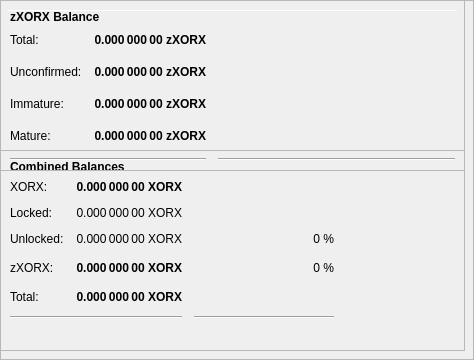
        <widget class="QFrame" name="frameObfuscation">
         <property name="minimumSize">
          <size>
           <width>0</width>
           <height>350</height>
          </size>
         </property>
         <property name="layoutDirection">
          <enum>Qt::LeftToRight</enum>
         </property>
         <property name="frameShape">
          <enum>QFrame::StyledPanel</enum>
         </property>
         <property name="frameShadow">
          <enum>QFrame::Raised</enum>
         </property>
         <widget class="QPushButton" name="runAutoDenom">
          <property name="geometry">
           <rect>
            <x>251</x>
            <y>17</y>
            <width>1</width>
            <height>1</height>
           </rect>
          </property>
          <property name="palette">
           <palette>
            <active>
             <colorrole role="WindowText">
              <brush brushstyle="SolidPattern">
               <color alpha="255">
                <red>0</red>
                <green>0</green>
                <blue>0</blue>
               </color>
              </brush>
             </colorrole>
             <colorrole role="Button">
              <brush brushstyle="SolidPattern">
               <color alpha="255">
                <red>239</red>
                <green>238</green>
                <blue>238</blue>
               </color>
              </brush>
             </colorrole>
             <colorrole role="Light">
              <brush brushstyle="SolidPattern">
               <color alpha="255">
                <red>255</red>
                <green>255</green>
                <blue>255</blue>
               </color>
              </brush>
             </colorrole>
             <colorrole role="Midlight">
              <brush brushstyle="SolidPattern">
               <color alpha="255">
                <red>247</red>
                <green>246</green>
                <blue>246</blue>
               </color>
              </brush>
             </colorrole>
             <colorrole role="Dark">
              <brush brushstyle="SolidPattern">
               <color alpha="255">
                <red>119</red>
                <green>119</green>
                <blue>119</blue>
               </color>
              </brush>
             </colorrole>
             <colorrole role="Mid">
              <brush brushstyle="SolidPattern">
               <color alpha="255">
                <red>159</red>
                <green>159</green>
                <blue>159</blue>
               </color>
              </brush>
             </colorrole>
             <colorrole role="Text">
              <brush brushstyle="SolidPattern">
               <color alpha="255">
                <red>0</red>
                <green>0</green>
                <blue>0</blue>
               </color>
              </brush>
             </colorrole>
             <colorrole role="BrightText">
              <brush brushstyle="SolidPattern">
               <color alpha="255">
                <red>255</red>
                <green>255</green>
                <blue>255</blue>
               </color>
              </brush>
             </colorrole>
             <colorrole role="ButtonText">
              <brush brushstyle="SolidPattern">
               <color alpha="255">
                <red>0</red>
                <green>0</green>
                <blue>0</blue>
               </color>
              </brush>
             </colorrole>
             <colorrole role="Base">
              <brush brushstyle="SolidPattern">
               <color alpha="255">
                <red>255</red>
                <green>255</green>
                <blue>255</blue>
               </color>
              </brush>
             </colorrole>
             <colorrole role="Window">
              <brush brushstyle="SolidPattern">
               <color alpha="255">
                <red>239</red>
                <green>238</green>
                <blue>238</blue>
               </color>
              </brush>
             </colorrole>
             <colorrole role="Shadow">
              <brush brushstyle="SolidPattern">
               <color alpha="255">
                <red>0</red>
                <green>0</green>
                <blue>0</blue>
               </color>
              </brush>
             </colorrole>
             <colorrole role="AlternateBase">
              <brush brushstyle="SolidPattern">
               <color alpha="255">
                <red>247</red>
                <green>246</green>
                <blue>246</blue>
               </color>
              </brush>
             </colorrole>
             <colorrole role="ToolTipBase">
              <brush brushstyle="SolidPattern">
               <color alpha="255">
                <red>255</red>
                <green>255</green>
                <blue>220</blue>
               </color>
              </brush>
             </colorrole>
             <colorrole role="ToolTipText">
              <brush brushstyle="SolidPattern">
               <color alpha="255">
                <red>0</red>
                <green>0</green>
                <blue>0</blue>
               </color>
              </brush>
             </colorrole>
            </active>
            <inactive>
             <colorrole role="WindowText">
              <brush brushstyle="SolidPattern">
               <color alpha="255">
                <red>0</red>
                <green>0</green>
                <blue>0</blue>
               </color>
              </brush>
             </colorrole>
             <colorrole role="Button">
              <brush brushstyle="SolidPattern">
               <color alpha="255">
                <red>239</red>
                <green>238</green>
                <blue>238</blue>
               </color>
              </brush>
             </colorrole>
             <colorrole role="Light">
              <brush brushstyle="SolidPattern">
               <color alpha="255">
                <red>255</red>
                <green>255</green>
                <blue>255</blue>
               </color>
              </brush>
             </colorrole>
             <colorrole role="Midlight">
              <brush brushstyle="SolidPattern">
               <color alpha="255">
                <red>247</red>
                <green>246</green>
                <blue>246</blue>
               </color>
              </brush>
             </colorrole>
             <colorrole role="Dark">
              <brush brushstyle="SolidPattern">
               <color alpha="255">
                <red>119</red>
                <green>119</green>
                <blue>119</blue>
               </color>
              </brush>
             </colorrole>
             <colorrole role="Mid">
              <brush brushstyle="SolidPattern">
               <color alpha="255">
                <red>159</red>
                <green>159</green>
                <blue>159</blue>
               </color>
              </brush>
             </colorrole>
             <colorrole role="Text">
              <brush brushstyle="SolidPattern">
               <color alpha="255">
                <red>0</red>
                <green>0</green>
                <blue>0</blue>
               </color>
              </brush>
             </colorrole>
             <colorrole role="BrightText">
              <brush brushstyle="SolidPattern">
               <color alpha="255">
                <red>255</red>
                <green>255</green>
                <blue>255</blue>
               </color>
              </brush>
             </colorrole>
             <colorrole role="ButtonText">
              <brush brushstyle="SolidPattern">
               <color alpha="255">
                <red>0</red>
                <green>0</green>
                <blue>0</blue>
               </color>
              </brush>
             </colorrole>
             <colorrole role="Base">
              <brush brushstyle="SolidPattern">
               <color alpha="255">
                <red>255</red>
                <green>255</green>
                <blue>255</blue>
               </color>
              </brush>
             </colorrole>
             <colorrole role="Window">
              <brush brushstyle="SolidPattern">
               <color alpha="255">
                <red>239</red>
                <green>238</green>
                <blue>238</blue>
               </color>
              </brush>
             </colorrole>
             <colorrole role="Shadow">
              <brush brushstyle="SolidPattern">
               <color alpha="255">
                <red>0</red>
                <green>0</green>
                <blue>0</blue>
               </color>
              </brush>
             </colorrole>
             <colorrole role="AlternateBase">
              <brush brushstyle="SolidPattern">
               <color alpha="255">
                <red>247</red>
                <green>246</green>
                <blue>246</blue>
               </color>
              </brush>
             </colorrole>
             <colorrole role="ToolTipBase">
              <brush brushstyle="SolidPattern">
               <color alpha="255">
                <red>255</red>
                <green>255</green>
                <blue>220</blue>
               </color>
              </brush>
             </colorrole>
             <colorrole role="ToolTipText">
              <brush brushstyle="SolidPattern">
               <color alpha="255">
                <red>0</red>
                <green>0</green>
                <blue>0</blue>
               </color>
              </brush>
             </colorrole>
            </inactive>
            <disabled>
             <colorrole role="WindowText">
              <brush brushstyle="SolidPattern">
               <color alpha="255">
                <red>119</red>
                <green>119</green>
                <blue>119</blue>
               </color>
              </brush>
             </colorrole>
             <colorrole role="Button">
              <brush brushstyle="SolidPattern">
               <color alpha="255">
                <red>239</red>
                <green>238</green>
                <blue>238</blue>
               </color>
              </brush>
             </colorrole>
             <colorrole role="Light">
              <brush brushstyle="SolidPattern">
               <color alpha="255">
                <red>255</red>
                <green>255</green>
                <blue>255</blue>
               </color>
              </brush>
             </colorrole>
             <colorrole role="Midlight">
              <brush brushstyle="SolidPattern">
               <color alpha="255">
                <red>247</red>
                <green>246</green>
                <blue>246</blue>
               </color>
              </brush>
             </colorrole>
             <colorrole role="Dark">
              <brush brushstyle="SolidPattern">
               <color alpha="255">
                <red>119</red>
                <green>119</green>
                <blue>119</blue>
               </color>
              </brush>
             </colorrole>
             <colorrole role="Mid">
              <brush brushstyle="SolidPattern">
               <color alpha="255">
                <red>159</red>
                <green>159</green>
                <blue>159</blue>
               </color>
              </brush>
             </colorrole>
             <colorrole role="Text">
              <brush brushstyle="SolidPattern">
               <color alpha="255">
                <red>119</red>
                <green>119</green>
                <blue>119</blue>
               </color>
              </brush>
             </colorrole>
             <colorrole role="BrightText">
              <brush brushstyle="SolidPattern">
               <color alpha="255">
                <red>255</red>
                <green>255</green>
                <blue>255</blue>
               </color>
              </brush>
             </colorrole>
             <colorrole role="ButtonText">
              <brush brushstyle="SolidPattern">
               <color alpha="255">
                <red>119</red>
                <green>119</green>
                <blue>119</blue>
               </color>
              </brush>
             </colorrole>
             <colorrole role="Base">
              <brush brushstyle="SolidPattern">
               <color alpha="255">
                <red>239</red>
                <green>238</green>
                <blue>238</blue>
               </color>
              </brush>
             </colorrole>
             <colorrole role="Window">
              <brush brushstyle="SolidPattern">
               <color alpha="255">
                <red>239</red>
                <green>238</green>
                <blue>238</blue>
               </color>
              </brush>
             </colorrole>
             <colorrole role="Shadow">
              <brush brushstyle="SolidPattern">
               <color alpha="255">
                <red>0</red>
                <green>0</green>
                <blue>0</blue>
               </color>
              </brush>
             </colorrole>
             <colorrole role="AlternateBase">
              <brush brushstyle="SolidPattern">
               <color alpha="255">
                <red>239</red>
                <green>238</green>
                <blue>238</blue>
               </color>
              </brush>
             </colorrole>
             <colorrole role="ToolTipBase">
              <brush brushstyle="SolidPattern">
               <color alpha="255">
                <red>255</red>
                <green>255</green>
                <blue>220</blue>
               </color>
              </brush>
             </colorrole>
             <colorrole role="ToolTipText">
              <brush brushstyle="SolidPattern">
               <color alpha="255">
                <red>0</red>
                <green>0</green>
                <blue>0</blue>
               </color>
              </brush>
             </colorrole>
            </disabled>
           </palette>
          </property>
          <property name="focusPolicy">
           <enum>Qt::NoFocus</enum>
          </property>
          <property name="autoFillBackground">
           <bool>true</bool>
          </property>
          <property name="text">
           <string/>
          </property>
          <property name="flat">
           <bool>true</bool>
          </property>
         </widget>
         <widget class="Line" name="line">
          <property name="geometry">
           <rect>
            <x>7</x>
            <y>10</y>
            <width>451</width>
            <height>1</height>
           </rect>
          </property>
          <property name="orientation">
           <enum>Qt::Horizontal</enum>
          </property>
         </widget>
         <widget class="QFrame" name="frame_3">
          <property name="geometry">
           <rect>
            <x>0</x>
            <y>150</y>
            <width>465</width>
            <height>201</height>
           </rect>
          </property>
          <property name="frameShape">
           <enum>QFrame::StyledPanel</enum>
          </property>
          <property name="frameShadow">
           <enum>QFrame::Raised</enum>
          </property>
          <layout class="QVBoxLayout" name="verticalLayout_5">
           <item>
            <layout class="QHBoxLayout" name="horizontalLayout_5" stretch="0">
             <item>
              <widget class="QLabel" name="label_5z">
               <property name="maximumSize">
                <size>
                 <width>16777215</width>
                 <height>20</height>
                </size>
               </property>
               <property name="font">
                <font>
                 <weight>75</weight>
                 <bold>true</bold>
                </font>
               </property>
               <property name="toolTip">
                <string>Combined Balances (including unconfirmed and immature coins)</string>
               </property>
               <property name="text">
                <string>&lt;html&gt;&lt;head/&gt;&lt;body&gt;&lt;p&gt;Combined Balances&lt;/p&gt;&lt;/body&gt;&lt;/html&gt;</string>
               </property>
              </widget>
             </item>
            </layout>
           </item>
           <item>
            <layout class="QGridLayout" name="gridLayout_3">
             <property name="spacing">
              <number>12</number>
             </property>
             <item row="7" column="0" colspan="2">
              <widget class="Line" name="lineSpendableBalance_3">
               <property name="orientation">
                <enum>Qt::Horizontal</enum>
               </property>
              </widget>
             </item>
             <item row="7" column="2">
              <widget class="Line" name="lineWatchBalance_3">
               <property name="sizePolicy">
                <sizepolicy hsizetype="Preferred" vsizetype="Fixed">
                 <horstretch>0</horstretch>
                 <verstretch>0</verstretch>
                </sizepolicy>
               </property>
               <property name="minimumSize">
                <size>
                 <width>140</width>
                 <height>0</height>
                </size>
               </property>
               <property name="orientation">
                <enum>Qt::Horizontal</enum>
               </property>
              </widget>
             </item>
             <item row="4" column="1">
              <widget class="QLabel" name="labelzBalancez">
               <property name="font">
                <font>
                 <weight>75</weight>
                 <bold>true</bold>
                </font>
               </property>
               <property name="cursor">
                <cursorShape>IBeamCursor</cursorShape>
               </property>
               <property name="toolTip">
                <string>Total of transactions that have yet to be confirmed, and do not yet count toward the spendable balance</string>
               </property>
               <property name="text">
                <string notr="true">0.000 000 00 XORX</string>
               </property>
               <property name="alignment">
                <set>Qt::AlignRight|Qt::AlignTrailing|Qt::AlignVCenter</set>
               </property>
               <property name="textInteractionFlags">
                <set>Qt::LinksAccessibleByMouse|Qt::TextSelectableByKeyboard|Qt::TextSelectableByMouse</set>
               </property>
              </widget>
             </item>
             <item row="6" column="1">
              <widget class="QLabel" name="labelTotalz">
               <property name="font">
                <font>
                 <weight>75</weight>
                 <bold>true</bold>
                </font>
               </property>
               <property name="cursor">
                <cursorShape>IBeamCursor</cursorShape>
               </property>
               <property name="toolTip">
                <string>Total Balance, including unconfirmed and immature coins.</string>
               </property>
               <property name="text">
                <string notr="true">0.000 000 00 XORX</string>
               </property>
               <property name="alignment">
                <set>Qt::AlignRight|Qt::AlignTrailing|Qt::AlignVCenter</set>
               </property>
               <property name="textInteractionFlags">
                <set>Qt::LinksAccessibleByMouse|Qt::TextSelectableByKeyboard|Qt::TextSelectableByMouse</set>
               </property>
              </widget>
             </item>
             <item row="4" column="3">
              <spacer name="horizontalSpacer_6">
               <property name="orientation">
                <enum>Qt::Horizontal</enum>
               </property>
               <property name="sizeHint" stdset="0">
                <size>
                 <width>40</width>
                 <height>20</height>
                </size>
               </property>
              </spacer>
             </item>
             <item row="6" column="0">
              <widget class="QLabel" name="labelTotalTextz">
               <property name="text">
                <string>Total:</string>
               </property>
              </widget>
             </item>
             <item row="1" column="0">
              <widget class="QLabel" name="labelBalanceTextz">
               <property name="text">
                <string>XORX:</string>
               </property>
              </widget>
             </item>
             <item row="1" column="1">
              <widget class="QLabel" name="labelBalancez">
               <property name="font">
                <font>
                 <weight>75</weight>
                 <bold>true</bold>
                </font>
               </property>
               <property name="cursor">
                <cursorShape>IBeamCursor</cursorShape>
               </property>
               <property name="toolTip">
                <string>Your current spendable balance</string>
               </property>
               <property name="text">
                <string notr="true">0.000 000 00 XORX</string>
               </property>
               <property name="alignment">
                <set>Qt::AlignRight|Qt::AlignTrailing|Qt::AlignVCenter</set>
               </property>
               <property name="textInteractionFlags">
                <set>Qt::LinksAccessibleByMouse|Qt::TextSelectableByKeyboard|Qt::TextSelectableByMouse</set>
               </property>
              </widget>
             </item>
             <item row="4" column="0">
              <widget class="QLabel" name="labelzBalanceTextz">
               <property name="toolTip">
                <string/>
               </property>
               <property name="text">
                <string>zXORX:</string>
               </property>
              </widget>
             </item>
             <item row="4" column="2">
              <widget class="QLabel" name="labelzXORXPercent">
               <property name="toolTip">
                <string>Current percentage of zXORX.
If AutoMint is enabled this percentage will settle around the configured AutoMint percentage (default = 10%)</string>
               </property>
               <property name="text">
                <string>0 %</string>
               </property>
               <property name="alignment">
                <set>Qt::AlignRight|Qt::AlignTrailing|Qt::AlignVCenter</set>
               </property>
              </widget>
             </item>
             <item row="6" column="2">
              <widget class="QLabel" name="label100Percent">
               <property name="text">
                <string/>
               </property>
               <property name="alignment">
                <set>Qt::AlignRight|Qt::AlignTrailing|Qt::AlignVCenter</set>
               </property>
              </widget>
             </item>
             <item row="2" column="1">
              <widget class="QLabel" name="labelLockedBalance">
               <property name="toolTip">
                <string>Locked XORX or Masternode collaterals. These are excluded from zXORX minting.</string>
               </property>
               <property name="text">
                <string>0.000 000 00 XORX</string>
               </property>
               <property name="alignment">
                <set>Qt::AlignRight|Qt::AlignTrailing|Qt::AlignVCenter</set>
               </property>
              </widget>
             </item>
             <item row="2" column="0">
              <widget class="QLabel" name="labelLockedBalanceText">
               <property name="toolTip">
                <string>Locked XORX or Masternode collaterals. These are excluded from zXORX minting.</string>
               </property>
               <property name="text">
                <string>Locked:</string>
               </property>
              </widget>
             </item>
             <item row="3" column="0">
              <widget class="QLabel" name="labelUnLockedBalanceText">
               <property name="toolTip">
                <string>Unlocked XORXs. These can be used for zXORX minting.</string>
               </property>
               <property name="text">
                <string>Unlocked:</string>
               </property>
              </widget>
             </item>
             <item row="3" column="1">
              <widget class="QLabel" name="labelUnLockedBalance">
               <property name="toolTip">
                <string>Unlocked XORXs. These can be used for zXORX minting.</string>
               </property>
               <property name="text">
                <string>0.000 000 00 XORX</string>
               </property>
               <property name="alignment">
                <set>Qt::AlignRight|Qt::AlignTrailing|Qt::AlignVCenter</set>
               </property>
              </widget>
             </item>
             <item row="3" column="2">
              <widget class="QLabel" name="labelXORXPercent">
               <property name="text">
                <string>0 %</string>
               </property>
               <property name="alignment">
                <set>Qt::AlignRight|Qt::AlignTrailing|Qt::AlignVCenter</set>
               </property>
              </widget>
             </item>
            </layout>
           </item>
           <item>
            <spacer name="verticalSpacer">
             <property name="orientation">
              <enum>Qt::Vertical</enum>
             </property>
             <property name="sizeHint" stdset="0">
              <size>
               <width>20</width>
               <height>40</height>
              </size>
             </property>
            </spacer>
           </item>
          </layout>
         </widget>
         <widget class="QFrame" name="frame_4">
          <property name="geometry">
           <rect>
            <x>0</x>
            <y>0</y>
            <width>465</width>
            <height>171</height>
           </rect>
          </property>
          <property name="frameShape">
           <enum>QFrame::StyledPanel</enum>
          </property>
          <property name="frameShadow">
           <enum>QFrame::Raised</enum>
          </property>
          <layout class="QVBoxLayout" name="verticalLayout_7">
           <item>
            <layout class="QHBoxLayout" name="horizontalLayout_8" stretch="0">
             <item>
              <widget class="QLabel" name="label_5z_3">
               <property name="maximumSize">
                <size>
                 <width>16777215</width>
                 <height>20</height>
                </size>
               </property>
               <property name="font">
                <font>
                 <weight>75</weight>
                 <bold>true</bold>
                </font>
               </property>
               <property name="text">
                <string>zXORX Balance</string>
               </property>
              </widget>
             </item>
            </layout>
           </item>
           <item>
            <layout class="QGridLayout" name="gridLayout_5">
             <property name="spacing">
              <number>12</number>
             </property>
             <item row="4" column="0">
              <widget class="QLabel" name="labelzBalanceMatureText">
               <property name="toolTip">
                <string>Mature: more than 20 confirmation and more than 1 mints of the same denomination after it was minted.
These zXORX are spendable.</string>
               </property>
               <property name="text">
                <string>Mature:</string>
               </property>
              </widget>
             </item>
             <item row="5" column="0" colspan="2">
              <widget class="Line" name="lineSpendableBalance_5">
               <property name="orientation">
                <enum>Qt::Horizontal</enum>
               </property>
              </widget>
             </item>
             <item row="1" column="1">
              <widget class="QLabel" name="labelzBalance">
               <property name="font">
                <font>
                 <weight>75</weight>
                 <bold>true</bold>
                </font>
               </property>
               <property name="cursor">
                <cursorShape>IBeamCursor</cursorShape>
               </property>
               <property name="toolTip">
                <string>All available zXORX, unconfirmed and immature zXORX included.</string>
               </property>
               <property name="text">
                <string notr="true">0.000 000 00 zXORX</string>
               </property>
               <property name="alignment">
                <set>Qt::AlignRight|Qt::AlignTrailing|Qt::AlignVCenter</set>
               </property>
               <property name="textInteractionFlags">
                <set>Qt::LinksAccessibleByMouse|Qt::TextSelectableByKeyboard|Qt::TextSelectableByMouse</set>
               </property>
              </widget>
             </item>
             <item row="5" column="2">
              <widget class="Line" name="lineWatchBalance_5">
               <property name="sizePolicy">
                <sizepolicy hsizetype="Preferred" vsizetype="Fixed">
                 <horstretch>0</horstretch>
                 <verstretch>0</verstretch>
                </sizepolicy>
               </property>
               <property name="minimumSize">
                <size>
                 <width>140</width>
                 <height>0</height>
                </size>
               </property>
               <property name="orientation">
                <enum>Qt::Horizontal</enum>
               </property>
              </widget>
             </item>
             <item row="1" column="0">
              <widget class="QLabel" name="labelzBalanceText">
               <property name="toolTip">
                <string>All available zXORX, unconfirmed and immature zXORX included.</string>
               </property>
               <property name="text">
                <string>Total:</string>
               </property>
              </widget>
             </item>
             <item row="1" column="2">
              <spacer name="horizontalSpacer_8">
               <property name="orientation">
                <enum>Qt::Horizontal</enum>
               </property>
               <property name="sizeHint" stdset="0">
                <size>
                 <width>40</width>
                 <height>20</height>
                </size>
               </property>
              </spacer>
             </item>
             <item row="4" column="2">
              <spacer name="horizontalSpacer_4">
               <property name="orientation">
                <enum>Qt::Horizontal</enum>
               </property>
               <property name="sizeHint" stdset="0">
                <size>
                 <width>40</width>
                 <height>20</height>
                </size>
               </property>
              </spacer>
             </item>
             <item row="4" column="1">
              <widget class="QLabel" name="labelzBalanceMature">
               <property name="font">
                <font>
                 <weight>75</weight>
                 <bold>true</bold>
                </font>
               </property>
               <property name="toolTip">
                <string>Mature: more than 20 confirmation and more than 1 mints of the same denomination after it was minted.
These zXORX are spendable.</string>
               </property>
               <property name="text">
                <string>0.000 000 00 zXORX</string>
               </property>
               <property name="alignment">
                <set>Qt::AlignRight|Qt::AlignTrailing|Qt::AlignVCenter</set>
               </property>
              </widget>
             </item>
             <item row="2" column="0">
              <widget class="QLabel" name="labelzBalanceUnconfirmedText">
               <property name="toolTip">
                <string>Unconfirmed: less than 20 confirmations
Immature: confirmed, but less than 1 mints of the same denomination after it was minted</string>
               </property>
               <property name="text">
                <string>Unconfirmed:</string>
               </property>
              </widget>
             </item>
             <item row="2" column="1">
              <widget class="QLabel" name="labelzBalanceUnconfirmed">
               <property name="font">
                <font>
                 <weight>75</weight>
                 <bold>true</bold>
                </font>
               </property>
               <property name="toolTip">
                <string>Unconfirmed: less than 20 confirmations
Immature: confirmed, but less than 1 mints of the same denomination after it was minted</string>
               </property>
               <property name="text">
                <string>0.000 000 00 zXORX</string>
               </property>
               <property name="alignment">
                <set>Qt::AlignRight|Qt::AlignTrailing|Qt::AlignVCenter</set>
               </property>
              </widget>
             </item>
             <item row="2" column="2">
              <spacer name="horizontalSpacer_5">
               <property name="orientation">
                <enum>Qt::Horizontal</enum>
               </property>
               <property name="sizeHint" stdset="0">
                <size>
                 <width>40</width>
                 <height>20</height>
                </size>
               </property>
              </spacer>
             </item>
             <item row="3" column="0">
              <widget class="QLabel" name="labelzBalanceImmatureText">
               <property name="toolTip">
                <string>Unconfirmed: less than 20 confirmations
Immature: confirmed, but less than 1 mints of the same denomination after it was minted</string>
               </property>
               <property name="text">
                <string>Immature:</string>
               </property>
              </widget>
             </item>
             <item row="3" column="1">
              <widget class="QLabel" name="labelzBalanceImmature">
               <property name="font">
                <font>
                 <weight>75</weight>
                 <bold>true</bold>
                </font>
               </property>
               <property name="toolTip">
                <string>Unconfirmed: less than 20 confirmations
Immature: confirmed, but less than 1 mints of the same denomination after it was minted</string>
               </property>
               <property name="text">
                <string>0.000 000 00 zXORX</string>
               </property>
               <property name="alignment">
                <set>Qt::AlignRight|Qt::AlignTrailing|Qt::AlignVCenter</set>
               </property>
              </widget>
             </item>
             <item row="3" column="2">
              <spacer name="horizontalSpacer_7">
               <property name="orientation">
                <enum>Qt::Horizontal</enum>
               </property>
               <property name="sizeHint" stdset="0">
                <size>
                 <width>40</width>
                 <height>20</height>
                </size>
               </property>
              </spacer>
             </item>
            </layout>
           </item>
          </layout>
         </widget>
        </widget>
